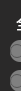
   <widget class="QGroupBox" name="groupBox_2">
    <property name="geometry">
     <rect>
      <x>355</x>
      <y>380</y>
      <width>21</width>
      <height>91</height>
     </rect>
    </property>
    <property name="styleSheet">
     <string notr="true">border: none;background-color: rgb(42, 41, 41); color:white;</string>
    </property>
    <property name="title">
     <string/>
    </property>
    <widget class="QLabel" name="label_53">
     <property name="geometry">
      <rect>
       <x>16</x>
       <y>12</y>
       <width>71</width>
       <height>20</height>
      </rect>
     </property>
     <property name="styleSheet">
      <string notr="true">font-size: 16px;
font-family: &quot;Microsoft YaHei UI Light&quot;;
font-weight: 400;
color: #FFFFFF;
line-height: 22px;</string>
     </property>
     <property name="text">
      <string>全局增益</string>
     </property>
    </widget>
    <widget class="QRadioButton" name="radioButton_Gain0">
     <property name="geometry">
      <rect>
       <x>10</x>
       <y>40</y>
       <width>101</width>
       <height>22</height>
      </rect>
     </property>
     <property name="styleSheet">
      <string notr="true">QRadioButton {
	font-size: 14px;
	font-family: &quot;Microsoft YaHei UI Light&quot;;

	color: rgba(255,255,255);
    background-color: #808080; /* 未选中时的颜色 */
    border-radius: 10px; /* 圆角 */
}

QRadioButton:checked {
    background-color: #FFA500; /* 选中时的颜色 */
}
QRadioButton:disabled {
    background-color: black; /* 禁用时的背景颜色 */
}</string>
     </property>
     <property name="text">
      <string>Gain0:3.0e-</string>
     </property>
     <property name="checked">
      <bool>false</bool>
     </property>
    </widget>
    <widget class="QRadioButton" name="radioButton_Gain1">
     <property name="geometry">
      <rect>
       <x>180</x>
       <y>40</y>
       <width>101</width>
       <height>22</height>
      </rect>
     </property>
     <property name="styleSheet">
      <string notr="true">QRadioButton {
	font-size: 14px;
	font-family: &quot;Microsoft YaHei UI Light&quot;;

	color: rgba(255,255,255);
    background-color: #808080; /* 未选中时的颜色 */
    border-radius: 10px; /* 圆角 */
}

QRadioButton:checked {
    background-color: #FFA500; /* 选中时的颜色 */
}
QRadioButton:disabled {
    background-color: black; /* 禁用时的背景颜色 */
}</string>
     </property>
     <property name="text">
      <string>Gain1:1.0e-</string>
     </property>
     <property name="checked">
      <bool>true</bool>
     </property>
    </widget>
    <widget class="QRadioButton" name="radioButton_Gain2">
     <property name="geometry">
      <rect>
       <x>10</x>
       <y>70</y>
       <width>101</width>
       <height>22</height>
      </rect>
     </property>
     <property name="styleSheet">
      <string notr="true">QRadioButton {
	font-size: 14px;
	font-family: &quot;Microsoft YaHei UI Light&quot;;

	color: rgba(255,255,255);
    background-color: #808080; /* 未选中时的颜色 */
    border-radius: 10px; /* 圆角 */
}

QRadioButton:checked {
    background-color: #FFA500; /* 选中时的颜色 */
}
QRadioButton:disabled {
    background-color: black; /* 禁用时的背景颜色 */
}</string>
     </property>
     <property name="text">
      <string>Gain2:0.5e-</string>
     </property>
     <property name="checked">
      <bool>false</bool>
     </property>
    </widget>
    <widget class="QRadioButton" name="radioButton_Gain3">
     <property name="geometry">
      <rect>
       <x>180</x>
       <y>70</y>
       <width>101</width>
       <height>22</height>
      </rect>
     </property>
     <property name="styleSheet">
      <string notr="true">QRadioButton {
	font-size: 14px;
	font-family: &quot;Microsoft YaHei UI Light&quot;;

	color: rgba(255,255,255);
    background-color: #808080; /* 未选中时的颜色 */
    border-radius: 10px; /* 圆角 */
}

QRadioButton:checked {
    background-color: #FFA500; /* 选中时的颜色 */
}
QRadioButton:disabled {
    background-color: black; /* 禁用时的背景颜色 */
}</string>
     </property>
     <property name="text">
      <string>Gain3:0.2e-</string>
     </property>
     <property name="checked">
      <bool>false</bool>
     </property>
    </widget>
   </widget>
